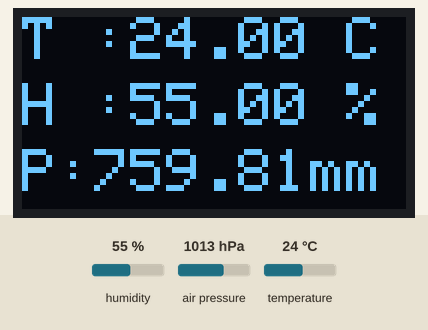
This sketch was run on a simulated Arduino Uno, built with avr-gcc and run on an emulated ATmega328P. On the bench: 128×64 one-colour display. The inputs (shaded band) are chosen by the test bench; at power-on: humidity 55 %, air pressure 1013 hPa, temperature 24 °C.

Above: at 3.2 s.
3.3 s: humidity set to 22 %
At 5.3 s:
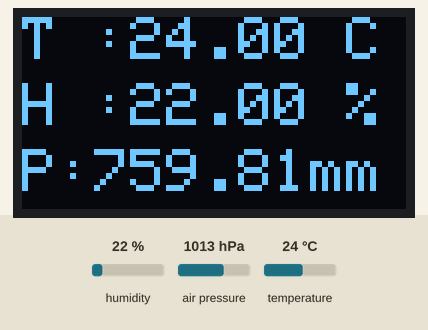
5.6 s: air pressure set to 952 hPa
At 7.1 s:
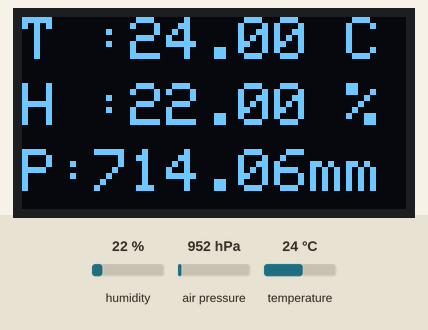
7.7 s: temperature set to 12 °C
At 8.8 s:
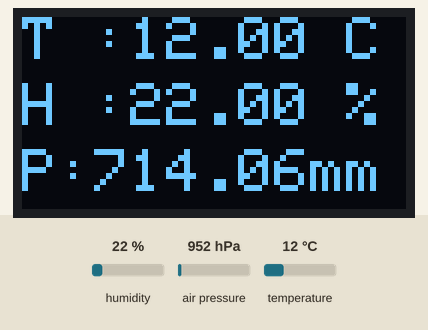
9.7 s: humidity set to 40 %
At 11.6 s:
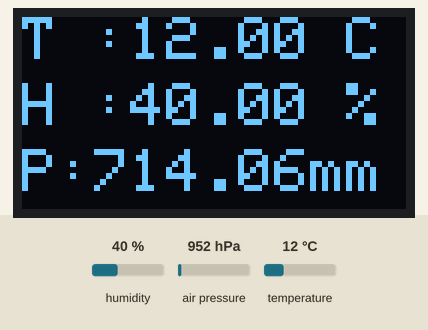
Timing chart, 0 to 12.8 s (numbered marks = the images above; inputs shaded):
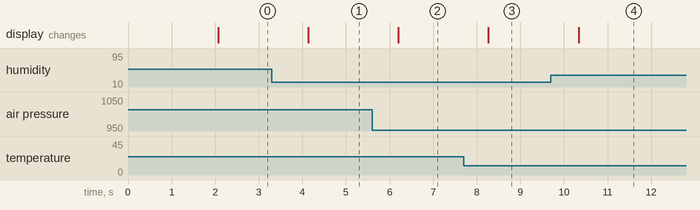

The sketch:

my_BME280_SSD1306.ino
```cpp
#include <Wire.h>
#include <Adafruit_GFX.h>
#include <Adafruit_SSD1306.h>
#include <Adafruit_Sensor.h>
#include <Adafruit_BME280.h>

#define SCREEN_WIDTH 128
#define SCREEN_HEIGHT 64

Adafruit_SSD1306 display(SCREEN_WIDTH, SCREEN_HEIGHT, &Wire, -1);
Adafruit_BME280 bme;

void setup() {
  Serial.begin(115200);

  if(!display.begin(SSD1306_SWITCHCAPVCC, 0x3C)) { // Address 0x3D for 128x64
    Serial.println(F("SSD1306 allocation failed"));
    for(;;);
  }
  delay(2000);
  display.clearDisplay();

 if (!bme.begin(0x76)) {
      display.setCursor(0,0);
      display.setTextSize(1);
      display.setTextColor(WHITE);
      display.println("ERROR SENSOR");
      display.display();
      while (1);
   }
}

void loop()
{
   display.setTextSize(2);
   display.setTextColor(WHITE);
   display.clearDisplay();

   display.setCursor(0,0);
   display.print("T :");
   display.print(bme.readTemperature());
   display.println(" C");

   display.setCursor(0,22);
   display.print("H :");
   display.print(bme.readHumidity());
   display.println(" %");

   display.setCursor(0,44);
   display.print("P:");
   display.print(bme.readPressure()*  0.00750062);
   display.println("mm");

   display.display();

   delay(1000);
}
```

Measured:
- after the input at 3.3 s, the display: changes after 0.83 s (image 1)
- after the input at 5.6 s, the display: changes after 0.60 s (image 2)
- after the input at 7.7 s, the display: changes after 0.57 s (image 3)
- after the input at 9.7 s, the display: changes after 0.64 s (image 4)
